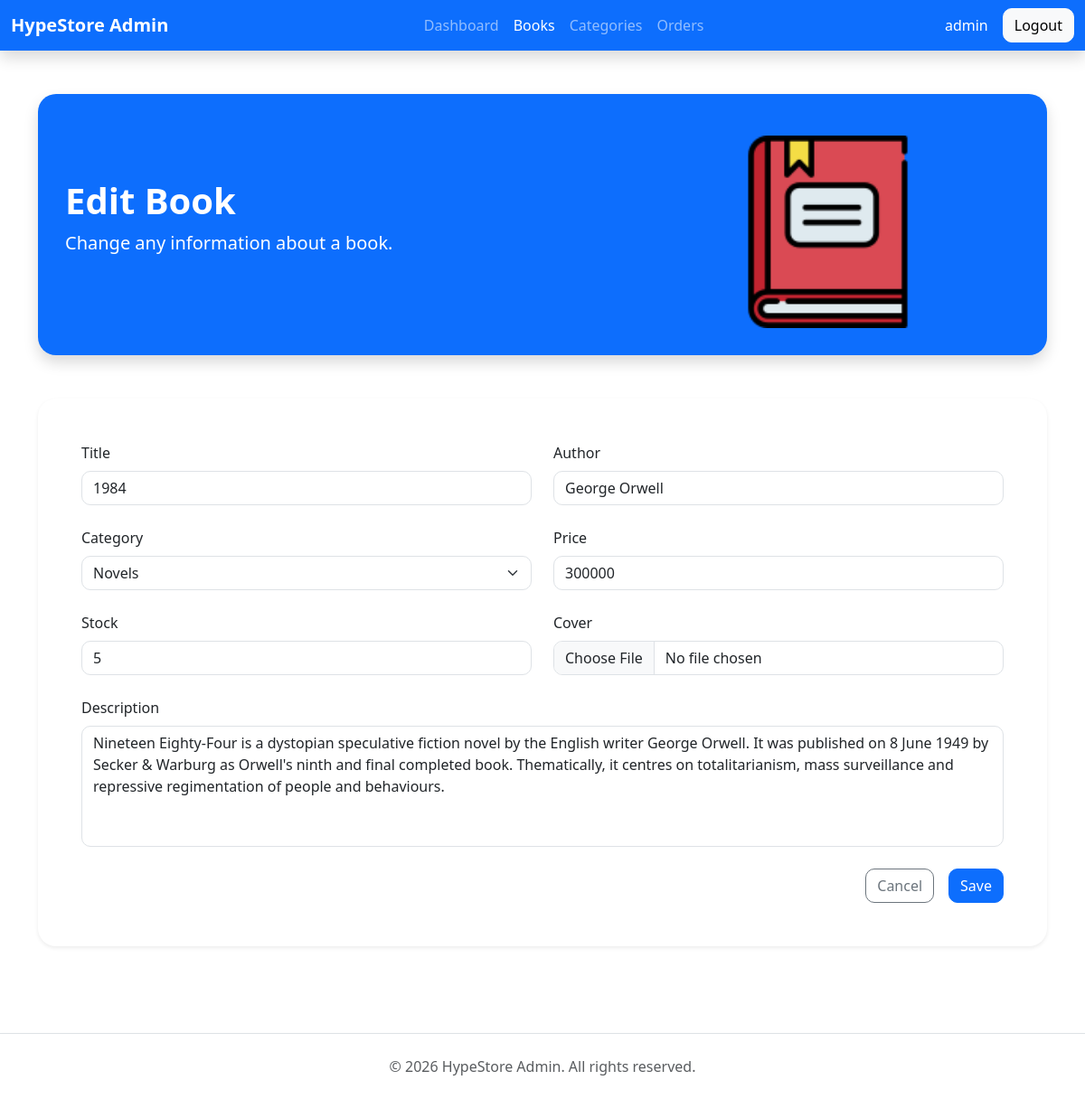
Page /hypestore/admin/editbooks.php?id=10 (signed in) on the committed database.
### tables this page shows
CREATE TABLE `books` (
  `id` int(11) NOT NULL,
  `title` varchar(200) NOT NULL,
  `author` varchar(200) NOT NULL,
  `price` varchar(200) NOT NULL,
  `stock` int(11) NOT NULL,
  `cover` varchar(200) NOT NULL,
  `description` varchar(400) NOT NULL,
  `id_category` int(11) NOT NULL,
  `rating` float DEFAULT NULL
);

### hypestore/library/koneksi.php (called while the page is built)
<?php
    $host = "localhost";
    $user = "root";
    $pass = "";
    $database = "hypestore";
?>

### hypestore/library/database.php (called while the page is built, shortened)
<?php
    class Database{
        function __construct($host, $user, $pass, $database){
            $this->host = $host;
            $this->user = $user;
            $this->pass = $pass;
            $this->database = $database;
            $this->conn = new mysqli($this->host, $this->user, $this->pass, $this->database);
        }
    }
?>

### hypestore/admin/editbooks.php (the view, shortened to what this page needs)
<?php
    require_once('../library/database.php');
    require_once('../library/koneksi.php');
    $connection = new Database($host, $user, $pass, $database);
    $displayedit = "SELECT * from books where id=".$_GET['id'];
    $resultedit = $connection->conn->query($displayedit);
    $rowedit = $resultedit->fetch_assoc();
?>
<!DOCTYPE html>
<html lang="en">
<head>
    <link href="https://cdn.jsdelivr.net/npm/bootstrap@5.3.8/dist/css/bootstrap.min.css" rel="stylesheet">
</head>
<body>
    <nav class="navbar navbar-expand-lg navbar-dark bg-primary shadow sticky-top">
        <div class="container-fluid">
            <a href="#" class="navbar-brand fw-bold">HypeStore Admin</a>
            <div class="collapse navbar-collapse" id="navbar">
                <ul class="navbar-nav mx-auto">
                    <li class="nav-item">
                        <a href="https://<?php echo $_SERVER['HTTP_HOST']; ?>/hypestore/admin" class="nav-link" href="#">Dashboard</a>
                    </li>
                    <li class="nav-item">
                        <a class="nav-link active" href="https://<?php echo $_SERVER['HTTP_HOST']; ?>/hypestore/admin/books.php">Books</a>
                    </li>
                    <li class="nav-item">
                        <a href="https://<?php echo $_SERVER['HTTP_HOST']; ?>/hypestore/admin/categories.php" class="nav-link">Categories</a>
                    </li>
                    <li class="nav-item">
                        <a class="nav-link" href="https://<?php echo $_SERVER['HTTP_HOST']; ?>/hypestore/admin/orders.php">Orders</a>
                    </li>
                </ul>
            </div>
            <span class="text-white me-3">
                <?php echo $_SESSION['admin'];?>
            </span>
            <form method="POST">
                <button type="submit" name="signout" id="signout" class="btn btn-light">
                    Logout
                </button>
            </form>
        </div>
    </nav>
    <div class="container py-5">
        <section class="hero bg-primary shadow mb-5">
            <div class="row align-items-center">
                <div class="col-lg-7">
                    <h1 class="fw-bold">Edit Book</h1>
                    <p class="lead mt-2">Change any information about a book.</p>
                </div>
                <div class="col-lg-5 text-center mt-3">
                    <img src="../assets/heroimage.png" class="img-fluid w-50">
                </div>
            </div>
        </section>
        <div class="card formcard shadow-sm">
            <div class="card-body p-5">
                <form method="POST" enctype="multipart/form-data">
                    <div class="row">
                        <div class="col-lg-6 mb-4">
                            <label for="title" class="form-label">Title</label>
                            <input type="text" value="<?php echo $rowedit['title'];?>" class="form-control" id="title" name="title" placeholder="Title" required>
                        </div>
                        <div class="col-lg-6 mb-4">
                            <label for="author" class="form-label">Author</label>
                            <input type="text" value="<?php echo $rowedit['author'];?>" class="form-control" id="author" name="author" placeholder="Author" required>
                        </div>
                    </div>
                    <div class="row">
                        <div class="col-lg-6 mb-4">
                            <label for="category" class="form-label">Category</label>
                            <select name="category" id="category" class="form-select">
                                <?php
                                    $sql = "SELECT * from categories";
                                    $result = $connection->conn->query($sql);
                                    while($row = $result->fetch_assoc()){
                                        $selected = "";
                                        if ($row['id'] == $rowedit['id_category']){
                                            $selected = "selected";
                                        }
                                        echo'<option value="'.$row['id'].'" '.$selected.'>'.$row['name'].'</option>';
                                        }
                                ?>
                            </select>
                        </div>
                        <div class="col-lg-6 mb-4">
                            <label for="price" class="form-label">Price</label>
                            <input type="number" value="<?php echo $rowedit['price'];?>" class="form-control" id="price" name="price" placeholder="Price" required>
                        </div>
                    </div>
                    <div class="row">
                        <div class="col-lg-6 mb-4">
                            <label for="stock" class="form-label">Stock</label>
                            <input type="number" value="<?php echo $rowedit['stock'];?>" class="form-control" id="stock" name="stock" placeholder="Stock" required>
                        </div>
                        <div class="col-lg-6 mb-4">
                            <label for="cover" class="form-label">Cover</label>
                            <input type="file" class="form-control" id="cover" name="cover">
                        </div>
                    </div>
                    <div class="mb-4">
                        <label for="description" class="form-label">Description</label>
                        <textarea rows="5" name="description" id="description" class="form-control" placeholder="Write a description..."><?php echo $rowedit['description'];?></textarea>
                    </div>
                    <div class="d-flex justify-content-end gap-3">
                        <a href="books.php" class="btn btn-outline-secondary" id="cancel" name="cancel">Cancel</a>
                        <button type="submit" id="submit" name="submit" class="btn btn-primary">Save</button>
                    </div>
                </form>
            </div>
        </div>
</div>
<footer class="bg-tertiary shadow-sm border-top mt-5 py-4">
        <div class="container text-center text-muted">
            © 2026 HypeStore Admin. All rights reserved.
        </div>
    </footer>
</body>
</html>

### hypestore/admin/editbooks.php (style rules this page uses)
.hero { color:white; border-radius:20px; padding:30px; min-height: 150px; }
.card { border:none; border-radius:18px; }
.btn { border-radius:10px; }
.formcard { border:none; border-radius:20px; }
.form-control { border-radius:10px; }
.form-select { border-radius:10px; }
textarea { resize:none; }

### rows in the picture
books: title "1984", author "George Orwell", price "300000", stock "5", description "Nineteen Eighty-Four is a dystopian speculative fiction novel by the English writer George Orwell. It was published on 8 June 1949 by Secker & Warburg as Orwell's ninth and final completed book. Thematically, it centres on totalitarianism, mass surveillance and repressive regimentation of people and behaviours."

### other values in the picture
$_SESSION['admin'] "admin"
form field category "Novels"
